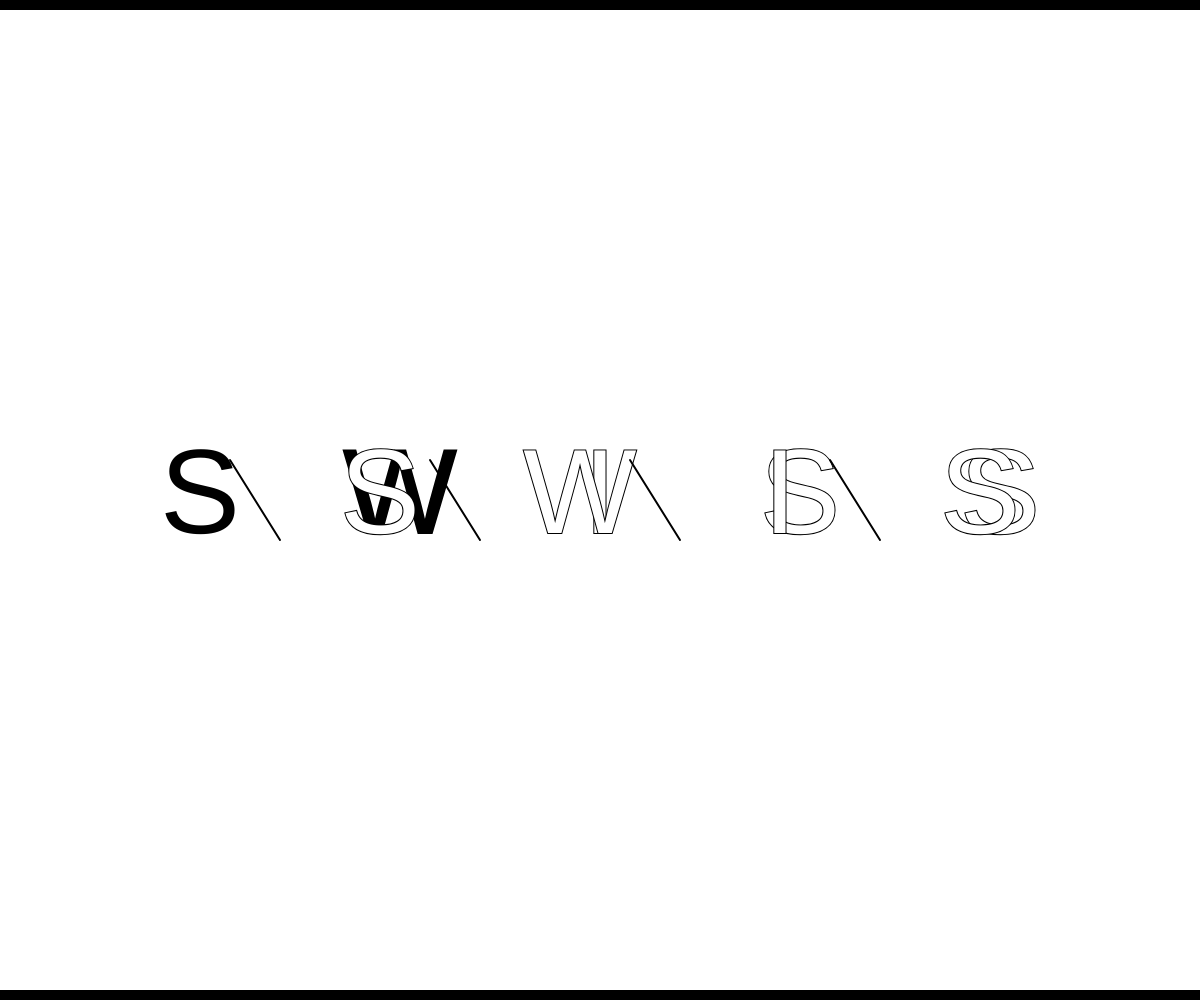
Frame 1 (no input)
Frame 2 (the mouse pressed at the canvas centre, redrawn once): identical to frame 1, image omitted

The p5.js sketch that drew this single still picture (run headless with seeded random() and noise() and a simulated clock; the mouse was pressed at the canvas centre and the sketch redrawn once):

// p5.js sketch
// ── sketch.js
function setup() {
  createCanvas(windowWidth, windowHeight);
  textAlign(CENTER, CENTER);
  textSize(120);
  textFont('Helvetica');
  noLoop();
}

function draw() {
  background(255);
  fill(0);
  
  // Create a grid of letterforms with precise positioning
  const letters = 'SWISS';
  const spacing = width / (letters.length + 1);
  const baseline = height / 2;
  
  // Draw each letter with careful alignment and overlap
  for (let i = 0; i < letters.length; i++) {
    const x = spacing * (i + 1);
    
    // Main letterform
    text(letters[i], x, baseline);
    
    // Overlapping elements for visual tension
    if (i > 0) {
      // Slight overlap with previous letter
      fill(255);
      text(letters[i-1], x - 20, baseline);
    }
    
    // Structural connection lines
    if (i < letters.length - 1) {
      stroke(0);
      strokeWeight(2);
      line(x + 30, baseline - 40, x + 80, baseline + 40);
    }
  }
  
  // Add geometric framing elements
  noStroke();
  fill(0);
  rect(0, 0, width, 10); // Top bar
  rect(0, height - 10, width, 10); // Bottom bar
}

function windowResized() {
  resizeCanvas(windowWidth, windowHeight);
}
